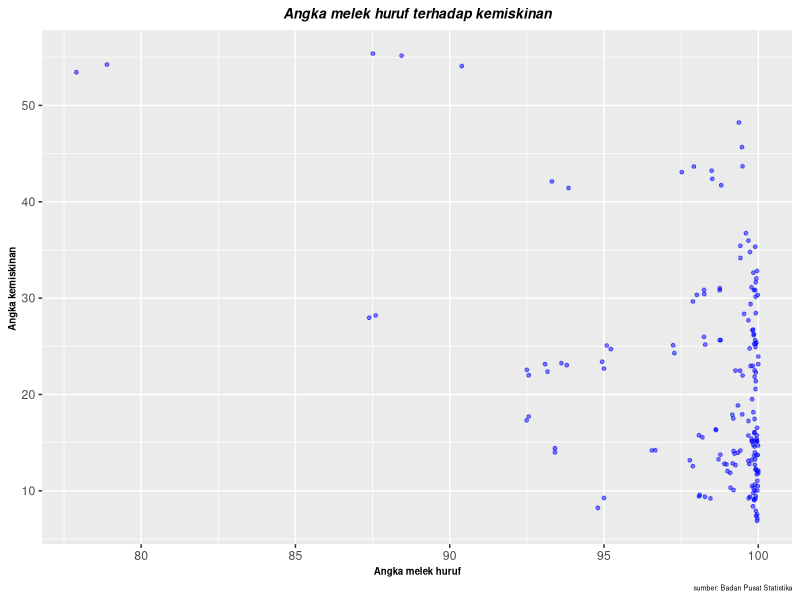

The R source for this figure:
## ---- chunk 1

#| warning: false

#| echo: true

setwd('D:/Metopel/latihan')
library(tidyverse)
library(readxl)
dat<-read_excel('UAS METOPEL.xlsx')

## ---- chunk 2
library(readxl)
dat<-read_excel('UAS METOPEL.xlsx')
head(dat)
## ---- chunk 3
reg1<-lm(AMH~MISKIN,data=dat)
summary(reg1)
## ---- chunk 4
p<- ggplot(data=dat,aes(x=AMH,y=MISKIN)) +
  geom_point(alpha=0.5, size=1, color='blue') + # setiap nambah command, selalu kasih tanda +
  labs(title="Angka melek huruf terhadap kemiskinan",
       x="Angka melek huruf",
       y="Angka kemiskinan ",
       caption = "sumber: Badan Pusat Statistika")# yang terakhir ga perlu +
p + theme(
  plot.title = element_text(color="black", size=10, face="bold.italic", hjust = 0.5),
  axis.title.x = element_text(color="black", size=7, face="bold"),
  axis.title.y = element_text(color="black", size=7, face="bold"), 
  plot.caption = element_text(color="black", size=5)
)

